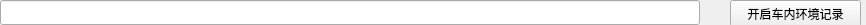
<?xml version="1.0" encoding="UTF-8"?>
<ui version="4.0">
 <class>widget</class>
 <widget class="QWidget" name="widget">
  <property name="geometry">
   <rect>
    <x>0</x>
    <y>0</y>
    <width>866</width>
    <height>25</height>
   </rect>
  </property>
  <property name="windowTitle">
   <string>widget</string>
  </property>
  <widget class="QPushButton" name="pushButton_in">
   <property name="geometry">
    <rect>
     <x>730</x>
     <y>0</y>
     <width>131</width>
     <height>27</height>
    </rect>
   </property>
   <property name="text">
    <string>开启车内环境记录</string>
   </property>
  </widget>
  <widget class="QLineEdit" name="lineEdit_in">
   <property name="geometry">
    <rect>
     <x>0</x>
     <y>0</y>
     <width>700</width>
     <height>25</height>
    </rect>
   </property>
  </widget>
 </widget>
 <layoutdefault spacing="6" margin="11"/>
 <resources/>
 <connections/>
</ui>
